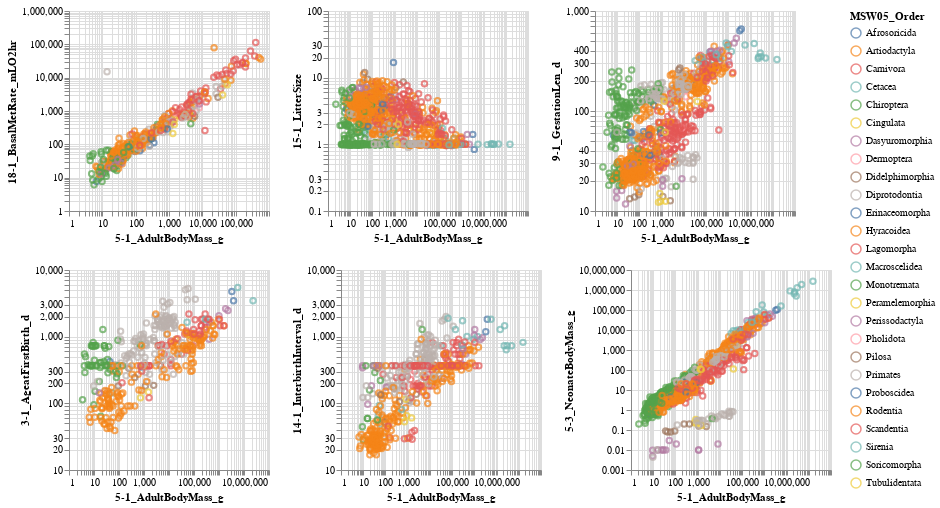

Write notebook code for a chart like this one.
### Code cell
mask = np.logical_and(pantheria_df[adult_body_mass_g_col] > 0, 
                      pantheria_df[litter_size_col] > 0)
mask = np.logical_and(mask, pantheria_df[neonate_body_mass_g_col] > 0)


sub_df = pantheria_df[mask]

selection = alt.selection_multi(fields=['MSW05_Order'], bind='legend')

chart = alt.Chart(sub_df).mark_point().encode(
    alt.X(adult_body_mass_g_col, scale=alt.Scale(type='log')),
    color=alt.condition(selection, 'MSW05_Order', alt.value('lightgray'))
).properties(width=200, height=200).add_selection(selection)

alt.vconcat(alt.hconcat(
                chart.encode(alt.Y(basal_metabolic_rate_mLO2hr_col, scale=alt.Scale(type='log'))), 
                chart.encode(alt.Y(litter_size_col, scale=alt.Scale(type='log'))), 
                chart.encode(alt.Y(gestation_len_d_col, scale=alt.Scale(type='log')))),
            alt.hconcat(
                chart.encode(alt.Y(age_at_first_birth_d_col, scale=alt.Scale(type='log'))), 
                chart.encode(alt.Y(interbirth_interval_d_col, scale=alt.Scale(type='log'))), 
                chart.encode(alt.Y(neonate_body_mass_g_col, scale=alt.Scale(type='log')))))

### Figure 1 — Vega-Lite specification as saved in the notebook (floating-point values rounded to 4 significant figures; data arrays with more than 128 entries replaced by an {"elided": "..."} marker saying what was removed)
{"config": {"view": {"continuousWidth": 400, "continuousHeight": 300}}, "vconcat": [{"hconcat": [{"mark": "point", "encoding": {"color": {"condition": {"type": "nominal", "field": "MSW05_Order", "selection": "selector001"}, "value": "lightgray"}, "x": {"type": "quantitative", "field": "5-1_AdultBodyMass_g", "scale": {"type": "log"}}, "y": {"type": "quantitative", "field": "18-1_BasalMetRate_mLO2hr", "scale": {"type": "log"}}}, "height": 200, "selection": {"selector001": {"type": "multi", "fields": ["MSW05_Order"], "bind": "legend"}}, "width": 200}, {"mark": "point", "encoding": {"color": {"condition": {"type": "nominal", "field": "MSW05_Order", "selection": "selector001"}, "value": "lightgray"}, "x": {"type": "quantitative", "field": "5-1_AdultBodyMass_g", "scale": {"type": "log"}}, "y": {"type": "quantitative", "field": "15-1_LitterSize", "scale": {"type": "log"}}}, "height": 200, "selection": {"selector001": {"type": "multi", "fields": ["MSW05_Order"], "bind": "legend"}}, "width": 200}, {"mark": "point", "encoding": {"color": {"condition": {"type": "nominal", "field": "MSW05_Order", "selection": "selector001"}, "value": "lightgray"}, "x": {"type": "quantitative", "field": "5-1_AdultBodyMass_g", "scale": {"type": "log"}}, "y": {"type": "quantitative", "field": "9-1_GestationLen_d", "scale": {"type": "log"}}}, "height": 200, "selection": {"selector001": {"type": "multi", "fields": ["MSW05_Order"], "bind": "legend"}}, "width": 200}]}, {"hconcat": [{"mark": "point", "encoding": {"color": {"condition": {"type": "nominal", "field": "MSW05_Order", "selection": "selector001"}, "value": "lightgray"}, "x": {"type": "quantitative", "field": "5-1_AdultBodyMass_g", "scale": {"type": "log"}}, "y": {"type": "quantitative", "field": "3-1_AgeatFirstBirth_d", "scale": {"type": "log"}}}, "height": 200, "selection": {"selector001": {"type": "multi", "fields": ["MSW05_Order"], "bind": "legend"}}, "width": 200}, {"mark": "point", "encoding": {"color": {"condition": {"type": "nominal", "field": "MSW05_Order", "selection": "selector001"}, "value": "lightgray"}, "x": {"type": "quantitative", "field": "5-1_AdultBodyMass_g", "scale": {"type": "log"}}, "y": {"type": "quantitative", "field": "14-1_InterbirthInterval_d", "scale": {"type": "log"}}}, "height": 200, "selection": {"selector001": {"type": "multi", "fields": ["MSW05_Order"], "bind": "legend"}}, "width": 200}, {"mark": "point", "encoding": {"color": {"condition": {"type": "nominal", "field": "MSW05_Order", "selection": "selector001"}, "value": "lightgray"}, "x": {"type": "quantitative", "field": "5-1_AdultBodyMass_g", "scale": {"type": "log"}}, "y": {"type": "quantitative", "field": "5-3_NeonateBodyMass_g", "scale": {"type": "log"}}}, "height": 200, "selection": {"selector001": {"type": "multi", "fields": ["MSW05_Order"], "bind": "legend"}}, "width": 200}]}], "data": {"name": "data-599fd3b1919d2dd8383bee2918fa8acb"}, "$schema": "https://vega.github.io/schema/vega-lite/v4.8.1.json", "datasets": {"data-599fd3b1919d2dd8383bee2918fa8acb": {"elided": "1049 records"}}}
